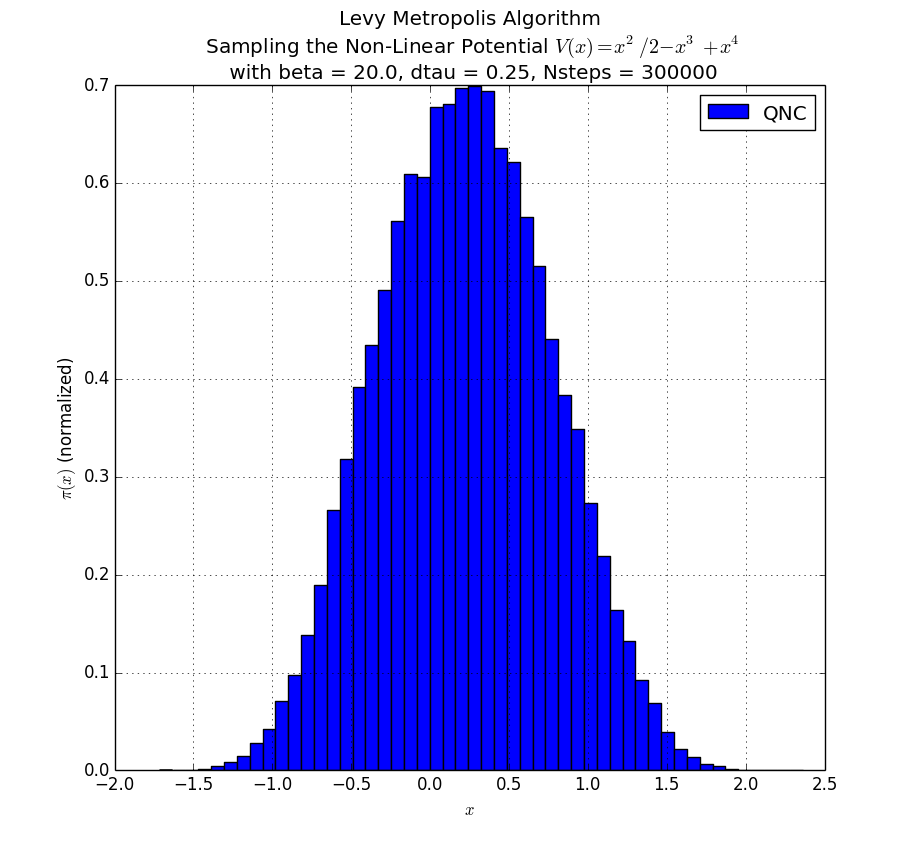

The Python source for this figure:
import math, random, matplotlib.pyplot as plt
def rho_free(x, y, beta):
    return math.exp(-(x - y) ** 2 / (2.0 * beta))

def levy_harmonic_path(xstart, xend, dtau, N):
    x = [xstart]
    for k in range(1, N):
        dtau_prime = (N - k) * dtau
        Ups1 = 1.0 / math.tanh(dtau) + \
               1.0 / math.tanh(dtau_prime)
        Ups2 = x[k - 1] / math.sinh(dtau) + \
               xend / math.sinh(dtau_prime)
        x.append(random.gauss(Ups2 / Ups1, \
               1.0 / math.sqrt(Ups1)))
    return x
def levy_free_path(xstart, xend, dtau, N):
    x = [xstart]
    for k in range(1, N):
        dtau_prime = (N - k) * dtau
        x_mean = (dtau_prime * x[k - 1] + dtau * xend) / \
                 (dtau + dtau_prime)
        sigma = math.sqrt(1.0 / (1.0 / dtau + 1.0 / dtau_prime))
        x.append(random.gauss(x_mean, sigma))
    return x
cubic = -1
quartic = 1
def V(y):
    return y**2 / 2 + cubic * y**3 + quartic * y**4
beta = 20.0
N = 80
dtau = beta / N
delta = 1.0
n_steps = 300000
x0 = 0
x = [0] * N

w = lambda y: math.exp(sum(-V(a) *  dtau for a in y))
#Choosing appropriate initial values
x = levy_free_path(x0, x0, dtau, N)
while w(x)<0.01:
    x = levy_free_path(x0, x0, dtau, N) 

Ncut = 60
data = []
Weight_old = w(x)
for step in range(n_steps):
    x_new = levy_free_path(x[0], x[Ncut], dtau, Ncut) + x[Ncut:]
    Weight_new = w(x_new) 
    if random.random() < min(1, Weight_new/ Weight_old):
        Weight_old = Weight_new
        x = x_new[:]
    random.shuffle(x)
    if step%1000==0:
        print("process \t %.3f "%(step/n_steps*100))
    if x[0]!=0:
        for k in x:
            data.append(k)
    
def plot_path():
    plt.figure()
    plt.hist(data, bins=50, normed=True, label='QNC')
    x_values = [0.1 * a for a in range (-30, 30)]
    y_values = [math.sqrt(math.tanh(beta / 2.0)) / math.sqrt(math.pi) * \
                      math.exp( - xx **2 * math.tanh( beta / 2.0)) for xx in x_values]
    #plt.plot(x_values, y_values, label='exact')
    plt.xlabel('$x$')
    plt.ylabel('$\\pi(x)$ (normalized)')
    #plt.axis([-3.0, 3.0, 0.0, 0.6])
    plt.grid(True)
    plt.legend()
    ProgType = 'levy_non_harm_path_metropolis'
    plt.title("Levy Metropolis Algorithm \n Sampling the Non-Linear Potential $V(x) =  x^2/2 - x^3 + x^4$" '\n with beta = ' + str(beta) + ', dtau = ' + str(dtau) + ', Nsteps = '+ str(n_steps))
    plt.show()
plot_path()
